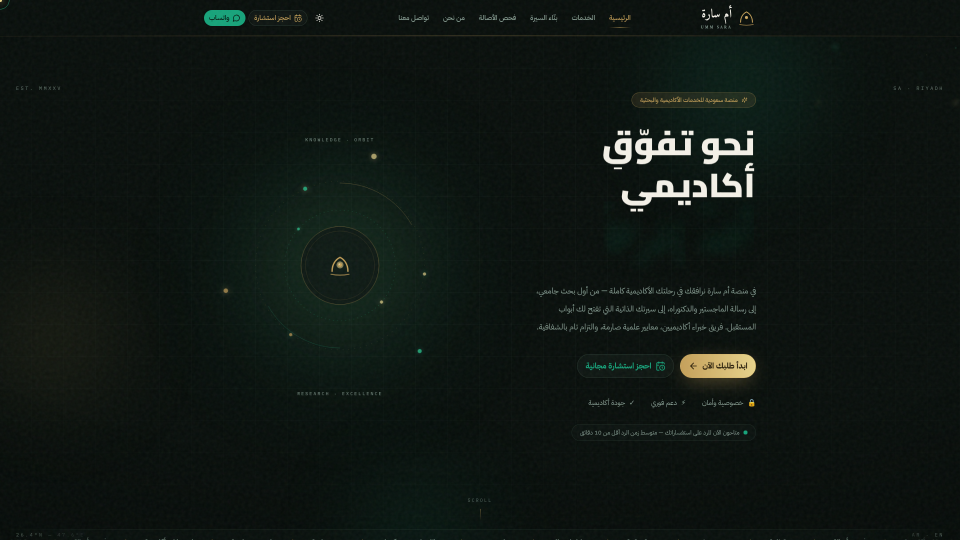
#> input picture download/baseline-v5/01-home-dark-1920.png, 1920 x 1080 px, found by its file name (shown at 1/2 size); its folder holds 4 pictures in this run
$ python baseline-color-check.py
#> lines starting #> are read from the running program, lines starting #| are printed output that depends on the picture
#!/usr/bin/env python3
"""فحص بكسل موضوعي للقطات Baseline V5 — بديل حتمي عن تقييم VLM.
يقيس: متوسط RGB، نسبة البكسلات الداكنة/الفاتحة، نسبة الذهبي والزمردي."""
import os
import sys

from PIL import Image

BASE = "/home/z/my-project/download/baseline-v5"


def analyze(path: str) -> dict:
    img = Image.open(path).convert("RGB")
#> img is the input picture: PIL image 1920x1080 RGB; mean R, G, B 15.6, 23.2, 19
    img.thumbnail((480, 480))
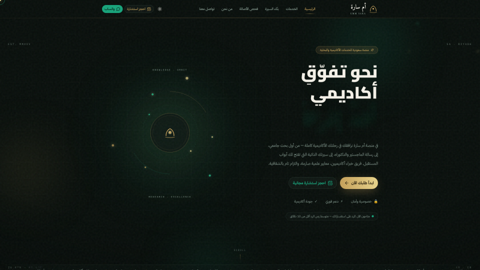
#> img: PIL image 480x270 RGB; mean R, G, B 15.7, 23.3, 19.1
    pixels = list(img.getdata())
#> pixels = 129600 items
    n = len(pixels)
#> n = 129600
    avg = tuple(sum(c[i] for c in pixels) // n for i in range(3))
#> avg = (15, 23, 19)
    dark = sum(1 for p in pixels if sum(p) < 150) / n
#> dark = 0.978
    light = sum(1 for p in pixels if sum(p) > 600) / n
#> light = 0.0041
    gold = sum(1 for r, g, b in pixels if r > 140 and 90 < g < 210 and b < 130 and r > g > b) / n
#> gold = 0.00279
    emerald = sum(1 for r, g, b in pixels if g > 90 and g > r and g > b) / n
#> emerald = 0.005
    return {"avg": avg, "dark": dark, "light": light, "gold": gold, "emerald": emerald}


def main() -> int:
    files = sorted(f for f in os.listdir(BASE) if f.endswith(".png"))
    print(f"{'file':<40} {'avg RGB':<16} {'dark':>6} {'light':>6} {'gold':>6} {'emerald':>8}")
    for f in files:
        s = analyze(os.path.join(BASE, f))
        print(
            f"{f:<40} {str(s['avg']):<16} {s['dark']:>6.1%} {s['light']:>6.1%} "
            f"{s['gold']:>6.2%} {s['emerald']:>8.2%}"
        )
#| 01-home-dark-1920.png                    (15, 23, 19)      97.8%   0.4%  0.28%    0.50%
#> pass 2 of the loop in main, `for f in files:`:
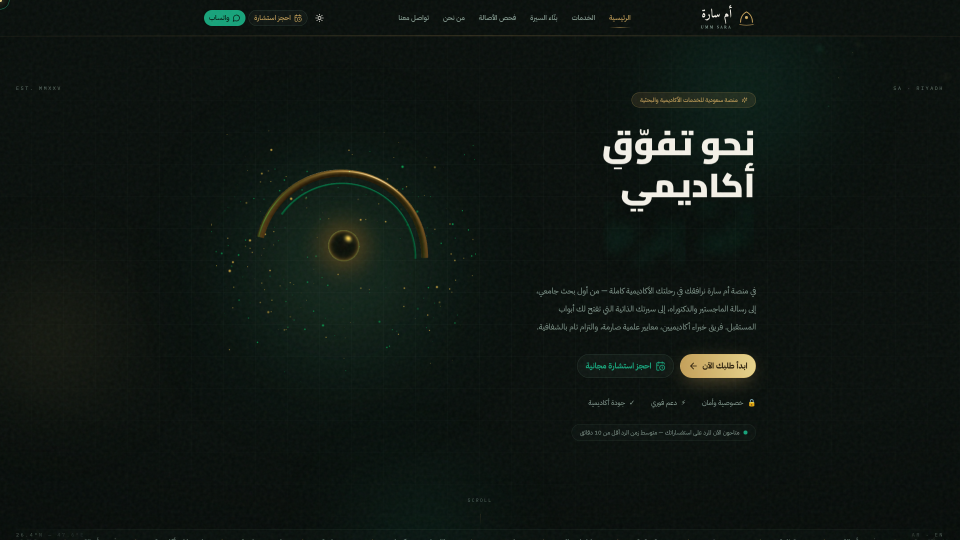
#> input picture download/baseline-v5/02-home-force3d-1920.png, 1920 x 1080 px, found by its file name (shown at 1/2 size)
#> in analyze, img is the input picture: PIL image 1920x1080 RGB; mean R, G, B 15.9, 23.5, 19
#> in analyze (call 2), `img.thumbnail((480, 480))`:
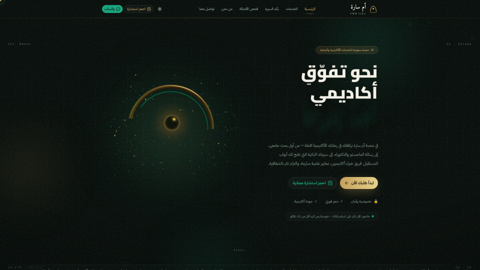
#> img: PIL image 480x270 RGB; mean R, G, B 16, 23.6, 19.1
#> avg = (16, 23, 19)
#> dark = 0.976
#> gold = 0.00296
#> emerald = 0.00504
#| 02-home-force3d-1920.png                 (16, 23, 19)      97.6%   0.4%  0.30%    0.50%
#> pass 3 of the loop in main, `for f in files:`:
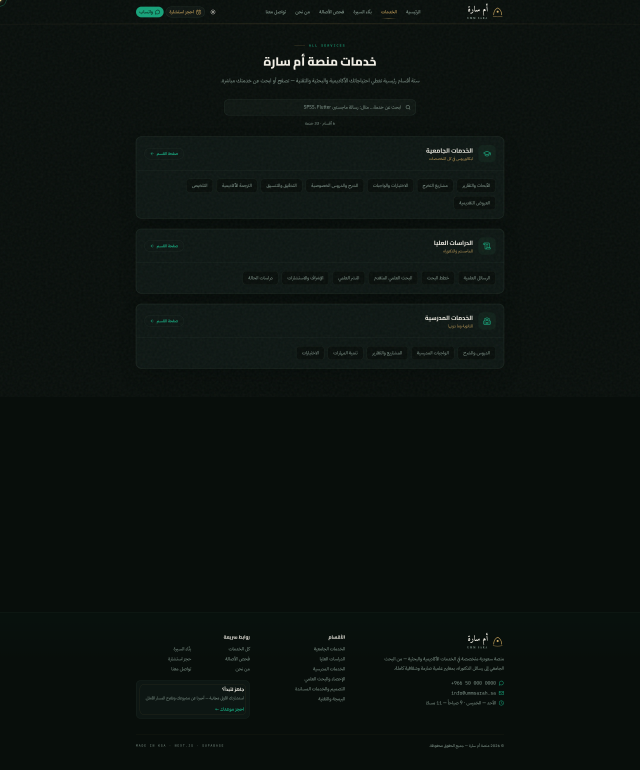
#> input picture download/baseline-v5/03-services-full-1920.png, 1920 x 2309 px, found by its file name (shown at 1/3 size)
#> in analyze, img is the input picture: PIL image 1920x2309 RGB; mean R, G, B 11.8, 18.5, 15.4
#> in analyze (call 3), `img.thumbnail((480, 480))`:
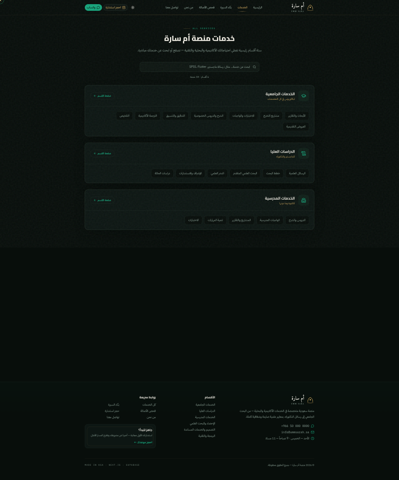
#> img: PIL image 399x480 RGB; mean R, G, B 11.9, 18.6, 15.5
#> pixels = 191520 items
#> n = 191520
#> avg = (11, 18, 15)
#> dark = 0.989
#> light = 0.000261
#> gold = 1.04e-05
#> emerald = 0.0024
#| 03-services-full-1920.png                (11, 18, 15)      98.9%   0.0%  0.00%    0.24%
#> the loop made 4 passes; the first 3 are shown
    return 0


if __name__ == "__main__":
    sys.exit(main())
#> (the program exits here)
